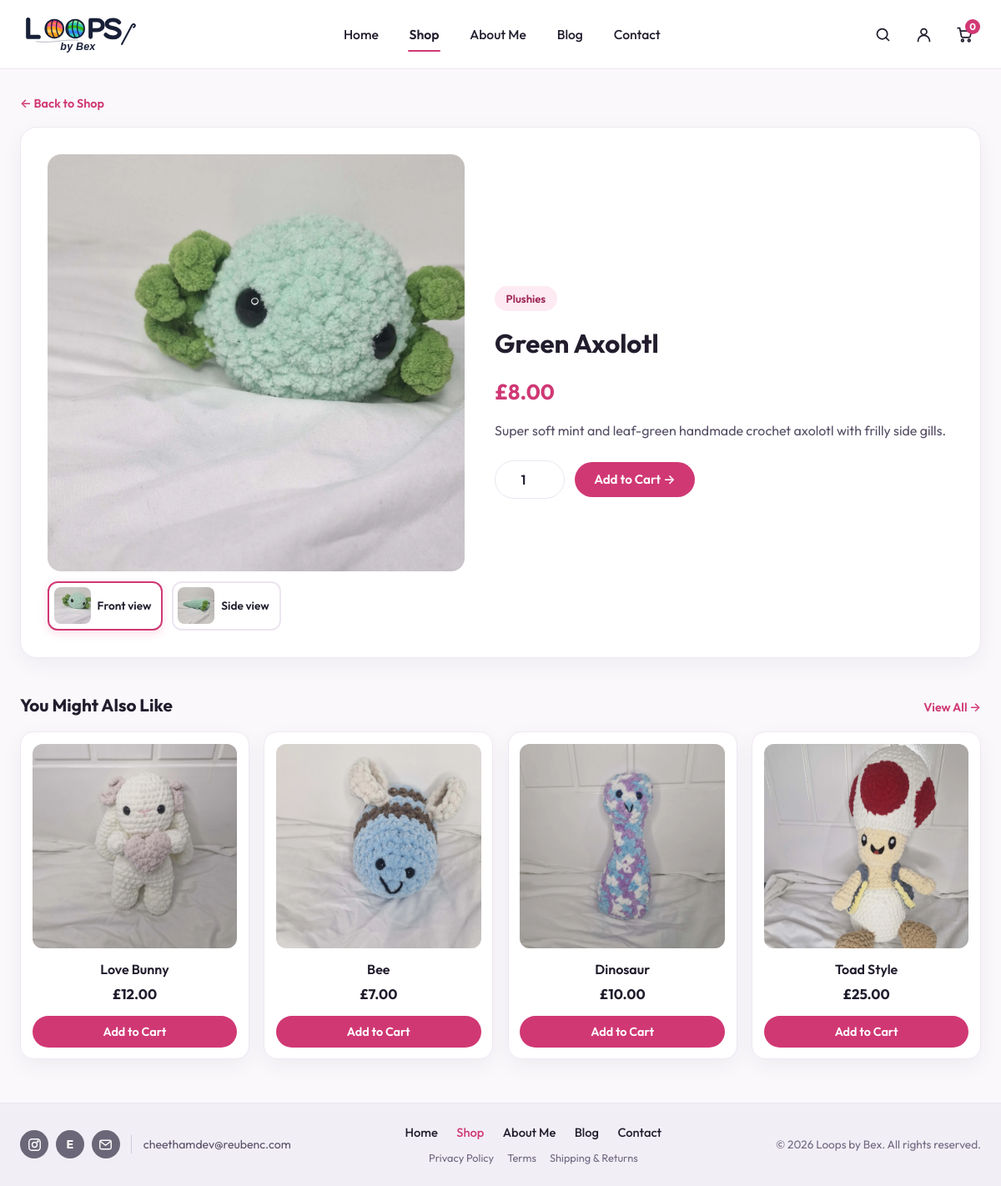
/product?slug=green-axolotl, run on the app's committed database.
### tables this page shows
CREATE TABLE IF NOT EXISTS products (
    id INT UNSIGNED AUTO_INCREMENT PRIMARY KEY,
    slug VARCHAR(120) NOT NULL,
    name VARCHAR(160) NOT NULL,
    category VARCHAR(80) NOT NULL DEFAULT 'Plushies',
    short_description VARCHAR(255) NOT NULL DEFAULT '',
    description TEXT NOT NULL,
    price_pence INT UNSIGNED NOT NULL DEFAULT 0,
    image_path VARCHAR(255) NOT NULL,
    side_image_path VARCHAR(255) NOT NULL DEFAULT '',
    stock_qty INT UNSIGNED NOT NULL DEFAULT 1,
    is_featured_main TINYINT(1) NOT NULL DEFAULT 0,
    is_featured_sidebar TINYINT(1) NOT NULL DEFAULT 0,
    is_active TINYINT(1) NOT NULL DEFAULT 1,
    sort_order INT UNSIGNED NOT NULL DEFAULT 0,
    created_at TIMESTAMP NOT NULL DEFAULT CURRENT_TIMESTAMP,
    UNIQUE KEY uq_products_slug (slug),
    KEY idx_products_active_sort (is_active, sort_order)
);

### includes/catalog.php (called while the page is built, shortened)
<?php
function get_all_products(?PDO $pdo): array
{
    $defaultsBySlug = [];
    foreach (default_placeholder_products() as $item) {
        $defaultsBySlug[$item['slug']] = $item;
    }
    if ($pdo instanceof PDO) {
        try {
            $stmt = $pdo->query(
                "SELECT * FROM products
                 WHERE is_active = 1 AND slug NOT LIKE 'placeholder-%'
                 ORDER BY sort_order ASC, id ASC"
            );
            $rows = $stmt ? $stmt->fetchAll() : [];
            if (!empty($rows)) {
                return array_map(static function (array $row) use ($defaultsBySlug): array {
                    $slug = (string) ($row['slug'] ?? '');
                    $fallbackSide = $defaultsBySlug[$slug]['side_image_path'] ?? '';
                    $row['id'] = (int) $row['id'];
                    $row['price_pence'] = (int) $row['price_pence'];
                    $row['stock_qty'] = (int) $row['stock_qty'];
                    $row['is_featured_main'] = (int) $row['is_featured_main'];
                    $row['is_featured_sidebar'] = (int) $row['is_featured_sidebar'];
                    $row['side_image_path'] = trim((string) ($row['side_image_path'] ?? '')) !== ''
                        ? (string) $row['side_image_path']
                        : $fallbackSide;
                    return $row;
                }, $rows);
            }
        } catch (PDOException $e) {
            error_log('catalog query fallback: ' . $e->getMessage());
        }
    }
    return default_placeholder_products();
}
function get_product_by_slug(?PDO $pdo, string $slug): ?array
{
    $slug = trim($slug);
    foreach (get_all_products($pdo) as $product) {
        if ($product['slug'] === $slug) {
            return $product;
        }
    }
    return null;
}

### includes/bootstrap.php (called while the page is built, shortened)
<?php
require_once __DIR__ . '/../config.php';
require_once __DIR__ . '/security.php';
if (is_file(__DIR__ . '/catalog.php')) {
    require_once __DIR__ . '/catalog.php';
}
function e(mixed $value): string
{
    return htmlspecialchars((string) $value, ENT_QUOTES | ENT_SUBSTITUTE, 'UTF-8');
}
function format_gbp(int $pence): string
{
    $negative = $pence < 0;
    $abs = abs($pence);
    return ($negative ? '-' : '') . '£' . number_format($abs / 100, 2, '.', ',');
}

### pages/product.php (the view, shortened to what this page needs)
<?php
require_once __DIR__ . '/../includes/bootstrap.php';
$slug = trim((string) ($_GET['slug'] ?? ''));
$product = get_product_by_slug($pdo, $slug);
$sideImage = trim((string) ($product['side_image_path'] ?? ''));
$activeView = (($_GET['view'] ?? '') === 'side' && $sideImage !== '') ? 'side' : 'front';
$initialImage = $activeView === 'side' ? $sideImage : (string) $product['image_path'];
$initialAlt = $activeView === 'side'
    ? $product['name'] . ' — side view'
    : (string) $product['name'];
$related = array_values(array_filter(
    get_all_products($pdo),
    static fn(array $item): bool => $item['slug'] !== $product['slug']
));
$related = array_slice($related, 0, 4);
require_once __DIR__ . '/../partials/header.php';
?>
<main class="site-main" id="main-content">
    <div class="site-container">
        <p style="margin-bottom: 1rem;">
            <a href="/shop" class="text-arrow-link">&larr; Back to Shop</a>
        </p>
        <section class="product-detail-card">
            <div class="product-detail-media-wrap">
                <div class="product-detail-media">
                    <img src="<?php echo e($initialImage); ?>"
                         alt="<?php echo e($initialAlt); ?>"
                         width="600"
                         height="600"
                         data-product-main-img>
                </div>
                <?php if ($sideImage !== ''): ?>
                    <div class="product-thumb-row" role="group" aria-label="Product photo views">
                        <a href="/product?slug=<?php echo urlencode($product['slug']); ?>"
                           class="product-thumb-btn<?php echo $activeView === 'front' ? ' is-active' : ''; ?>"
                           data-product-thumb
                           data-src="<?php echo e($product['image_path']); ?>"
                           data-alt="<?php echo e($product['name']); ?>"
                           aria-pressed="<?php echo $activeView === 'front' ? 'true' : 'false'; ?>">
                            <img src="<?php echo e($product['image_path']); ?>" alt="" width="44" height="44">
                            <span>Front view</span>
                        </a>
                        <a href="/product?slug=<?php echo urlencode($product['slug']); ?>&amp;view=side"
                           class="product-thumb-btn<?php echo $activeView === 'side' ? ' is-active' : ''; ?>"
                           data-product-thumb
                           data-src="<?php echo e($sideImage); ?>"
                           data-alt="<?php echo e($product['name'] . ' — side view'); ?>"
                           aria-pressed="<?php echo $activeView === 'side' ? 'true' : 'false'; ?>">
                            <img src="<?php echo e($sideImage); ?>" alt="" width="44" height="44">
                            <span>Side view</span>
                        </a>
                    </div>
                <?php endif; ?>
            </div>
            <div class="product-detail-info">
                <span class="badge-category"><?php echo e($product['category']); ?></span>
                <h1><?php echo e($product['name']); ?></h1>
                <p class="detail-price"><?php echo e(format_gbp((int) $product['price_pence'])); ?></p>
                <p><?php echo e($product['description']); ?></p>
                <?php if ((int) $product['stock_qty'] > 0): ?>
                    <form action="/cart-action.php" method="POST" class="add-detail-form">
                        <input type="number" id="product-quantity" name="quantity" value="1" min="1" max="<?php echo (int) min(10, (int) $product['stock_qty']); ?>" aria-label="Quantity">
                        <button type="submit" class="btn btn-primary">Add to Cart &rarr;</button>
                    </form>
                <?php else: ?>
                    <p><strong>Out of stock</strong> — message Bex on the <a href="/contact" class="text-arrow-link">Contact page</a> to request one made to order.</p>
                <?php endif; ?>
            </div>
        </section>
        <section class="section-new-arrivals" style="margin-top: 2.5rem;">
            <div class="sidebar-card-header">
                <h2>You Might Also Like</h2>
                <a href="/shop" class="text-arrow-link">View All &rarr;</a>
            </div>
            <div class="product-grid-4">
                <?php foreach ($related as $item): ?>
                    <article class="product-card">
                        <a href="/product?slug=<?php echo urlencode($item['slug']); ?>" class="product-card-media">
                            <img src="<?php echo e($item['image_path']); ?>" alt="<?php echo e($item['name']); ?>" width="320" height="320" loading="lazy">
                        </a>
                        <h3 class="product-card-title">
                            <a href="/product?slug=<?php echo urlencode($item['slug']); ?>"><?php echo e($item['name']); ?></a>
                        </h3>
                        <p class="product-card-price"><?php echo e(format_gbp((int) $item['price_pence'])); ?></p>
                        <form action="/cart-action.php" method="POST" class="product-card-form">
                            <button type="submit" class="btn btn-primary">Add to Cart</button>
                        </form>
                    </article>
                <?php endforeach; ?>
            </div>
        </section>
    </div>
</main>
<?php require_once __DIR__ . '/../partials/footer.php'; ?>

### style/global.css (style rules this page uses)
:root { --font-main: "Outfit", -apple-system, BlinkMacSystemFont, "Segoe UI", sans-serif; --bg-page: #faf8fb; --bg-surface: #ffffff; --bg-footer: #f2eef6; --bg-hero: linear-gradient(135deg, #eae6f4 0%, #e4def1 52%, #ddd5ec 100%); --bg-soft-pink: #fdeaf2; --bg-soft-pink-hover: #f9d6e6; --text-primary: #221d2d; --text-secondary: #574f66; --text-muted: #706880; --brand-pink: #d03874; --brand-pink-hover: #b52b62; --brand-pink-soft-text: #9e2455; --border-subtle: #ece5f0; --border-card: #efe8f2; --shadow-card: 0 8px 26px rgba(45, 25, 60, 0.05); --shadow-hover: 0 12px 28px rgba(208, 56, 116, 0.16); --radius-xl: 20px; --radius-lg: 16px; --radius-md: 12px; --radius-pill: 999px; }
*, *::before, *::after { box-sizing: border-box; margin: 0; padding: 0; }
html { font-size: 16px; scroll-behavior: smooth; }
body.site-body { min-height: 100vh; display: flex; flex-direction: column; font-family: var(--font-main); color: var(--text-primary); background-color: var(--bg-page); line-height: 1.55; -webkit-font-smoothing: antialiased; }
img, svg { max-width: 100%; display: block; }
a { color: inherit; text-decoration: none; }
button, input, select, textarea { font-family: inherit; font-size: 1rem; color: inherit; }
.site-container { width: 100%; max-width: 1320px; margin: 0 auto; padding: 0 1.5rem; }
.site-main { flex: 1; padding: 1.75rem 0 3.25rem; }
.btn { display: inline-flex; align-items: center; justify-content: center; gap: 0.45rem; border: none; border-radius: var(--radius-pill); font-weight: 600; font-size: 0.95rem; padding: 0.72rem 1.45rem; cursor: pointer; transition: transform 0.18s ease, box-shadow 0.18s ease, background-color 0.18s ease, color 0.18s ease; text-decoration: none; white-space: nowrap; }
.btn-primary { background-color: var(--brand-pink); color: #ffffff; }
.text-arrow-link { font-size: 0.9rem; font-weight: 600; color: var(--brand-pink); display: inline-flex; align-items: center; gap: 0.25rem; }

### data on the page
products: image_path (picture), side_image_path (picture), category "Plushies", name "Green Axolotl", price_pence "£8.00", description "Super soft mint and leaf-green handmade crochet axolotl with frilly side gills.", quantity "1"
products: image_path (picture), name "Love Bunny", price_pence "£12.00"
products: image_path (picture), name "Bee", price_pence "£7.00"
products: image_path (picture), name "Dinosaur", price_pence "£10.00"
products: image_path (picture), name "Toad Style", price_pence "£25.00"

### other printed values
$item['label'] "Home"
$item['label'] "Shop"
$item['label'] "About Me"
$item['label'] "Blog"
$item['label'] "Contact"
$cartCount "0"
$contactEmail "cheethamdev@reubenc.com"
